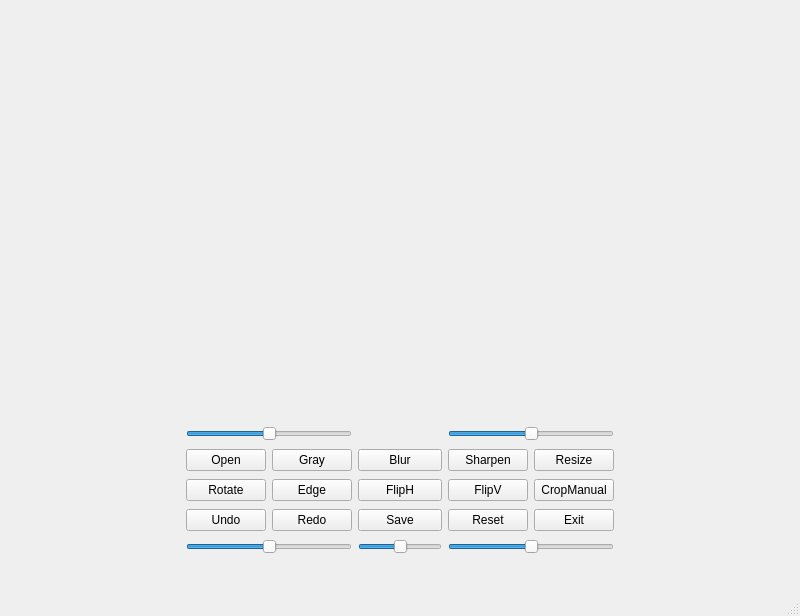
<?xml version="1.0" encoding="UTF-8"?>
<ui version="4.0">
 <class>MainWindow</class>
 <widget class="QMainWindow" name="MainWindow">
  <property name="geometry">
   <rect>
    <x>0</x>
    <y>0</y>
    <width>800</width>
    <height>534</height>
   </rect>
  </property>
  <property name="windowTitle">
   <string>MainWindow</string>
  </property>
  <widget class="QWidget" name="centralwidget">
   <property name="sizePolicy">
    <sizepolicy hsizetype="Preferred" vsizetype="Preferred">
     <horstretch>3</horstretch>
     <verstretch>1</verstretch>
    </sizepolicy>
   </property>
   <layout class="QVBoxLayout" name="verticalLayout">
    <item>
     <widget class="QWidget" name="widgetTop" native="true">
      <property name="sizePolicy">
       <sizepolicy hsizetype="Expanding" vsizetype="Expanding">
        <horstretch>0</horstretch>
        <verstretch>0</verstretch>
       </sizepolicy>
      </property>
      <property name="minimumSize">
       <size>
        <width>0</width>
        <height>400</height>
       </size>
      </property>
      <layout class="QHBoxLayout" name="horizontalLayout">
       <item>
        <widget class="ImageView" name="imageView" native="true">
         <property name="sizePolicy">
          <sizepolicy hsizetype="Expanding" vsizetype="Expanding">
           <horstretch>0</horstretch>
           <verstretch>0</verstretch>
          </sizepolicy>
         </property>
         <property name="minimumSize">
          <size>
           <width>400</width>
           <height>300</height>
          </size>
         </property>
        </widget>
       </item>
      </layout>
     </widget>
    </item>
    <item>
     <widget class="QWidget" name="widgetBottom" native="true">
      <property name="sizePolicy">
       <sizepolicy hsizetype="Preferred" vsizetype="Fixed">
        <horstretch>0</horstretch>
        <verstretch>0</verstretch>
       </sizepolicy>
      </property>
      <property name="minimumSize">
       <size>
        <width>0</width>
        <height>150</height>
       </size>
      </property>
      <layout class="QHBoxLayout" name="horizontalLayout_2">
       <item>
        <spacer name="horizontalSpacer">
         <property name="orientation">
          <enum>Qt::Orientation::Horizontal</enum>
         </property>
         <property name="sizeHint" stdset="0">
          <size>
           <width>40</width>
           <height>20</height>
          </size>
         </property>
        </spacer>
       </item>
       <item>
        <layout class="QGridLayout" name="gridLayout">
         <item row="3" column="4">
          <widget class="QPushButton" name="btnExit">
           <property name="text">
            <string>Exit</string>
           </property>
          </widget>
         </item>
         <item row="3" column="3">
          <widget class="QPushButton" name="btnReset">
           <property name="text">
            <string>Reset</string>
           </property>
          </widget>
         </item>
         <item row="0" column="3" colspan="2">
          <widget class="QSlider" name="sliderContrast">
           <property name="maximum">
            <number>100</number>
           </property>
           <property name="sliderPosition">
            <number>50</number>
           </property>
           <property name="orientation">
            <enum>Qt::Orientation::Horizontal</enum>
           </property>
          </widget>
         </item>
         <item row="2" column="3">
          <widget class="QPushButton" name="btnFlipV">
           <property name="text">
            <string>FlipV</string>
           </property>
          </widget>
         </item>
         <item row="3" column="1">
          <widget class="QPushButton" name="btnRedo">
           <property name="text">
            <string>Redo</string>
           </property>
          </widget>
         </item>
         <item row="1" column="1">
          <widget class="QPushButton" name="btnGray">
           <property name="text">
            <string>Gray</string>
           </property>
          </widget>
         </item>
         <item row="2" column="1">
          <widget class="QPushButton" name="btnEdge">
           <property name="text">
            <string>Edge</string>
           </property>
          </widget>
         </item>
         <item row="1" column="3">
          <widget class="QPushButton" name="btnSharpen">
           <property name="text">
            <string>Sharpen</string>
           </property>
          </widget>
         </item>
         <item row="4" column="0" colspan="2">
          <widget class="QSlider" name="sliderR">
           <property name="maximum">
            <number>100</number>
           </property>
           <property name="sliderPosition">
            <number>50</number>
           </property>
           <property name="orientation">
            <enum>Qt::Orientation::Horizontal</enum>
           </property>
          </widget>
         </item>
         <item row="2" column="0">
          <widget class="QPushButton" name="btnRotate">
           <property name="text">
            <string>Rotate</string>
           </property>
          </widget>
         </item>
         <item row="1" column="2">
          <widget class="QPushButton" name="btnBlur">
           <property name="text">
            <string>Blur</string>
           </property>
          </widget>
         </item>
         <item row="3" column="2">
          <widget class="QPushButton" name="btnSave">
           <property name="text">
            <string>Save</string>
           </property>
          </widget>
         </item>
         <item row="3" column="0">
          <widget class="QPushButton" name="btnUndo">
           <property name="text">
            <string>Undo</string>
           </property>
          </widget>
         </item>
         <item row="2" column="2">
          <widget class="QPushButton" name="btnFlipH">
           <property name="text">
            <string>FlipH</string>
           </property>
          </widget>
         </item>
         <item row="4" column="2">
          <widget class="QSlider" name="sliderG">
           <property name="maximum">
            <number>100</number>
           </property>
           <property name="sliderPosition">
            <number>50</number>
           </property>
           <property name="orientation">
            <enum>Qt::Orientation::Horizontal</enum>
           </property>
          </widget>
         </item>
         <item row="1" column="0">
          <widget class="QPushButton" name="btnOpen">
           <property name="text">
            <string>Open</string>
           </property>
          </widget>
         </item>
         <item row="0" column="0" colspan="2">
          <widget class="QSlider" name="sliderBrightness">
           <property name="maximum">
            <number>100</number>
           </property>
           <property name="sliderPosition">
            <number>50</number>
           </property>
           <property name="orientation">
            <enum>Qt::Orientation::Horizontal</enum>
           </property>
          </widget>
         </item>
         <item row="1" column="4">
          <widget class="QPushButton" name="btnResize">
           <property name="text">
            <string>Resize</string>
           </property>
          </widget>
         </item>
         <item row="2" column="4">
          <widget class="QPushButton" name="btnCropManual">
           <property name="text">
            <string>CropManual</string>
           </property>
          </widget>
         </item>
         <item row="4" column="3" colspan="2">
          <widget class="QSlider" name="sliderB">
           <property name="maximum">
            <number>100</number>
           </property>
           <property name="sliderPosition">
            <number>50</number>
           </property>
           <property name="orientation">
            <enum>Qt::Orientation::Horizontal</enum>
           </property>
          </widget>
         </item>
        </layout>
       </item>
       <item>
        <spacer name="horizontalSpacer_2">
         <property name="orientation">
          <enum>Qt::Orientation::Horizontal</enum>
         </property>
         <property name="sizeHint" stdset="0">
          <size>
           <width>40</width>
           <height>20</height>
          </size>
         </property>
        </spacer>
       </item>
      </layout>
     </widget>
    </item>
    <item>
     <spacer name="horizontalSpacer_3">
      <property name="orientation">
       <enum>Qt::Orientation::Horizontal</enum>
      </property>
      <property name="sizeHint" stdset="0">
       <size>
        <width>40</width>
        <height>20</height>
       </size>
      </property>
     </spacer>
    </item>
   </layout>
  </widget>
  <widget class="QMenuBar" name="menubar">
   <property name="geometry">
    <rect>
     <x>0</x>
     <y>0</y>
     <width>800</width>
     <height>17</height>
    </rect>
   </property>
  </widget>
  <widget class="QStatusBar" name="statusbar"/>
 </widget>
 <customwidgets>
  <customwidget>
   <class>ImageView</class>
   <extends>QWidget</extends>
   <header location="global">imageview.h</header>
   <container>1</container>
  </customwidget>
 </customwidgets>
 <resources/>
 <connections/>
</ui>
